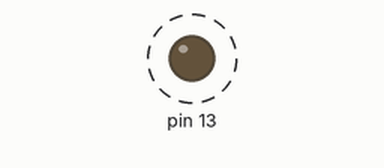
Bench run of a sketch on a simulated Arduino Uno, built with avr-gcc and run on an emulated ATmega328P. Shown: output pins drawn as LEDs (lit = HIGH). Dashed ring = blinking.

Above: at 0.5 s.
Timing chart, 0 to 4.6 s (numbered marks = the images above):
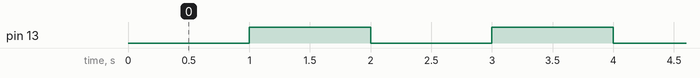

Measured:
- by itself, pin 13: alternates HIGH for 1.0 s and LOW for 1.0 s

The sketch:

Task2-3.ino
```cpp
#include <avr/io.h>
#include <avr/interrupt.h>

int main(void) {
  DDRB |= (1 << DDB5);
  TCCR1A = 0;
  TCCR1B = 0;
  TCCR1B |= (1 << WGM12);
  TCCR1B |= (1 << CS12) | (1 << CS10);
  OCR1A = 15625;
  TIMSK1 |= (1 << OCIE1A);
  sei();
  while (1) {
  }
}
ISR(TIMER1_COMPA_vect) {
  PINB = (1 << PINB5);
}
```
